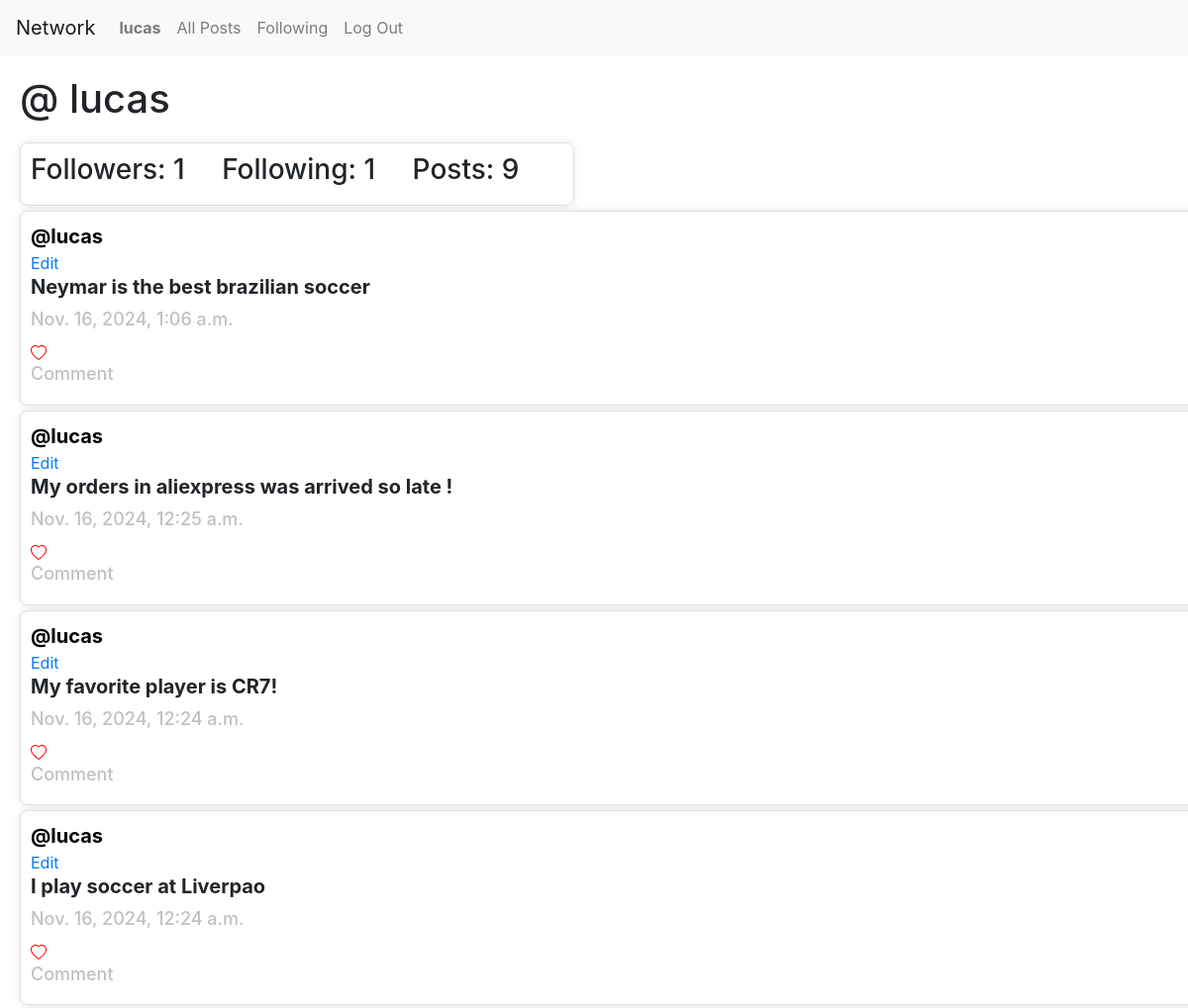
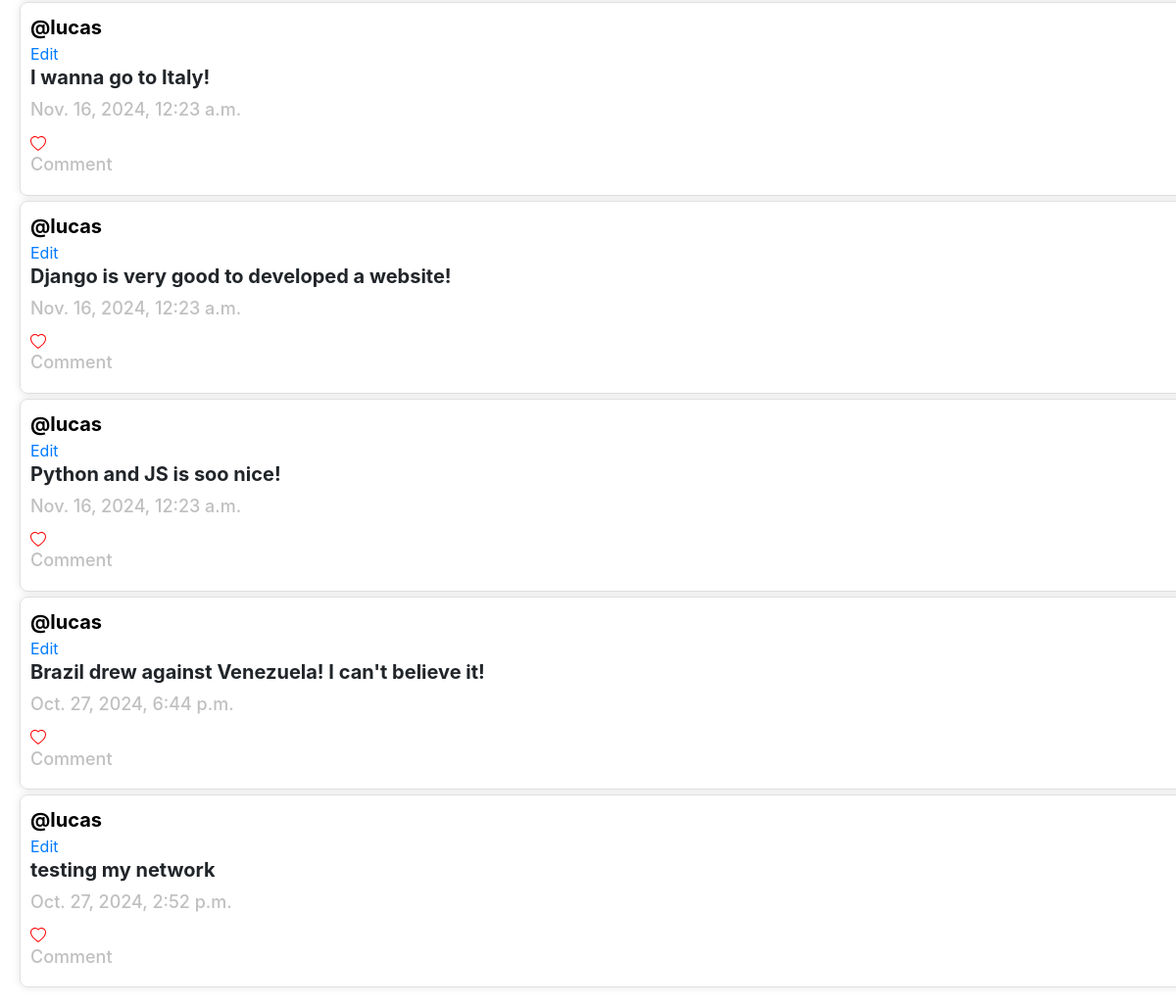
The app's page /user/2 (signed in) with its own data (2 pictures, top to bottom).
### network/models.py (models this page shows, shortened)
class User(AbstractUser):
    pass

class Post(models.Model):
    text = models.TextField(max_length=280)
    user = models.ForeignKey(User, on_delete=models.CASCADE, related_name="user")
    date = models.DateTimeField(auto_now_add=True)

### network/views.py (the view)
# urls.py: path("user/<int:user_id>", views.load_user_page, name='load_user_page'),
def load_user_page(request, user_id):
    user = User.objects.get(pk=user_id)
    posts = Post.objects.filter(user=user).order_by("date").reverse()
    paginator = Paginator(posts, 10)
    number_page = request.GET.get("page")
    posts_in_the_page = paginator.get_page(number_page)
    followed = Follow.objects.filter(followed=user)
    follower = Follow.objects.filter(follower=user)
    is_follow = Follow.objects.filter(follower=request.user, followed=user).exists()
    likes = Like.objects.all()
    posts_liked = []
    for like in likes:
        if like.user == request.user:
            posts_liked.append(like.post.id)
    return render(request, "network/user_page.html", {
        "posts": posts,
        "posts_in_the_page": posts_in_the_page,
        "username": user.username,
        "followed": followed,
        "follower": follower,
        "is_follow": is_follow,
        "actual_user": request.user.username,
        "user_id": user_id,
        "posts_liked": posts_liked
    })

### network/templates/network/user_page.html (shortened to what this page needs)
    {% extends "network/layout.html" %}
    {% load static %}
    {% block body %}
        <h1 style="margin: 20px;">@ {{ username }}</h1>
        <div>
            <div id = Follows>
                <h3>
                    <span>Followers: {{ followed.count }}</span>
                    <span style="margin-left: 30px;">Following: {{ follower.count }}</span>
                    <span style="margin-left: 30px;">Posts: {{ posts.count }}</span>
                </h3>
            </div>
        </div>
        <div id='cointainer_all_post'>
            {% for post in posts_in_the_page %}
                <div id="Post">
                    <a id='post-user' href="{% url 'load_user_page' post.user.id %}">@{{ post.user }}</a>
                    <br>
                    {% if post.user == user %}
                        <a class='edit-button' data-post-id="{{ post.id }}" href="">Edit</a>
                    {% endif %}
                    <div class="cointainer-text" id="cointainer-text-{{ post.id }}">
                        <h1 id="text-post-{{ post.id }}" class="text-post"> {{ post.text }}</h1>
                        <h2 class="data-post"> {{ post.date }}</h2>
                    </div>
                    {% if post.id in posts_liked %}
                        <button type="button" class="unliked-button" data-post-id="{{ post.id }}">
                            <svg xmlns="http://www.w3.org/2000/svg" width="16" height="16" fill="red" class="bi bi-heart-fill" viewBox="0 0 16 16">
                                <path fill-rule="evenodd" d="M8 1.314C12.438-3.248 23.534 4.735 8 15-7.534 4.736 3.562-3.248 8 1.314"/>
                            </svg>
                        </button>
                        <span id="likes-count-{{ post.id }}">{{ post.likes_count }}</span>
                    {% else %}
                        <button type="button" class="liked-button" data-post-id="{{ post.id }}">
                        </button>
                    {% endif %}
                    <br>
                    {% if user.is_authenticated %}
                        <h2>Comment</h2>
                    {% endif%}
                </div>
            {% endfor %}
        </div>
    {% endblock %}

### network/templates/network/layout.html (shortened to what this page needs)
{% load static %}
<!DOCTYPE html>
<html lang="en">
    <head>
        <link rel="stylesheet" href="https://stackpath.bootstrapcdn.com/bootstrap/4.4.1/css/bootstrap.min.css">
        <link href="{% static 'network/styles.css' %}" rel="stylesheet">
    </head>
    <body>
        <nav class="navbar navbar-expand-lg navbar-light bg-light">
            <a class="navbar-brand" href="#">Network</a>
            <div>
              <ul class="navbar-nav mr-auto">
                {% if user.is_authenticated %}
                    <li class="nav-item">
                        <a class="nav-link" href="#"><strong>{{ user.username }}</strong></a>
                    </li>
                {% endif %}
                <li class="nav-item">
                  <a class="nav-link" href="{% url 'index' %} ">All Posts</a>
                </li>
                {% if user.is_authenticated %}
                    <li class="nav-item">
                        <a class="nav-link" href="{% url 'following_page' %}">Following</a>
                    </li>
                    <li class="nav-item">
                        <a class="nav-link" href="{% url 'logout' %}">Log Out</a>
                    </li>
                {% endif %}
              </ul>
            </div>
          </nav>
        <div class="body">
            {% block body %}
            {% endblock %}
        </div>
    </body>
</html>

### network/static/network/styles.css (style rules this page uses)
#Post { border: 1px solid #e0e0e0; padding: 10px; border-radius: 8px; width: 100%; max-width: 1880px; margin: 5px 20px 5px 20px; box-shadow: 0px 0px 8px rgba(0, 0, 0, 0.1); }
#Follows { border: 1px solid #e0e0e0; padding: 10px; border-radius: 8px; width: 100%; max-width: 560px; margin: 5px 20px 5px 20px; box-shadow: 0px 0px 8px rgba(0, 0, 0, 0.1); }
#Post h1 { font-size: 20px; margin-bottom: 10px; font-weight: bold; }
#post-user { font-size: 20px; margin-bottom: 10px; color: black; font-weight: bold; }
#Post h2 { font-size: 18px; margin-bottom: 10px; color: rgb(192, 192, 192); }
.liked-button { background: none; border: none; color: red; padding: 0; font-size: inherit; font-family: inherit; }

### records on screen
User: username "lucas"
Post: user "lucas", text "Neymar is the best brazilian soccer", date "Nov. 16, 2024, 1:06 a.m."
Post: user "lucas", text "My orders in aliexpress was arrived so late !", date "Nov. 16, 2024, 12:25 a.m."
Post: user "lucas", text "My favorite player is CR7!", date "Nov. 16, 2024, 12:24 a.m."
Post: user "lucas", text "I play soccer at Liverpao", date "Nov. 16, 2024, 12:24 a.m."
Post: user "lucas", text "I wanna go to Italy!", date "Nov. 16, 2024, 12:23 a.m."
Post: user "lucas", text "Django is very good to developed a website!", date "Nov. 16, 2024, 12:23 a.m."
Post: user "lucas", text "Python and JS is soo nice!", date "Nov. 16, 2024, 12:23 a.m."
Post: user "lucas", text "Brazil drew against Venezuela! I can't believe it!", date "Oct. 27, 2024, 6:44 p.m."
Post: user "lucas", text "testing my network", date "Oct. 27, 2024, 2:52 p.m."

### other values on screen
{{ followed.count }} "1"
{{ follower.count }} "1"
{{ posts.count }} "9"
